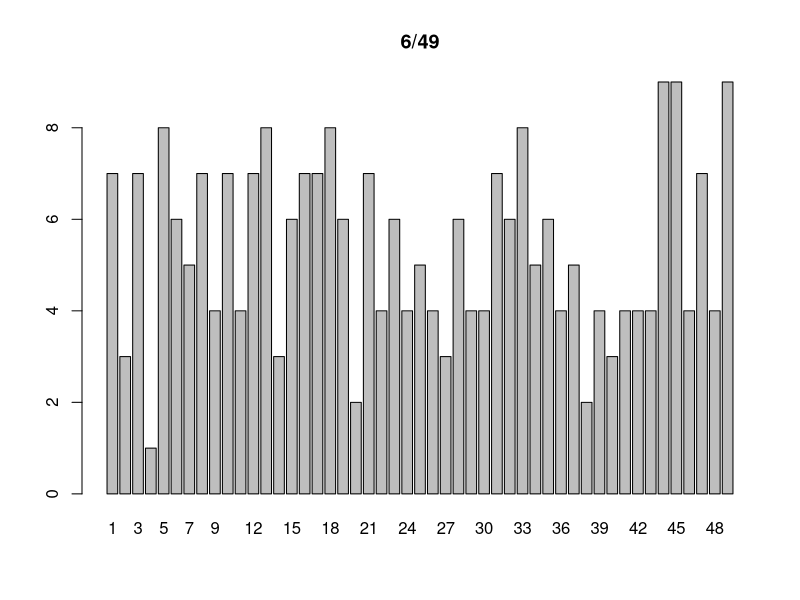
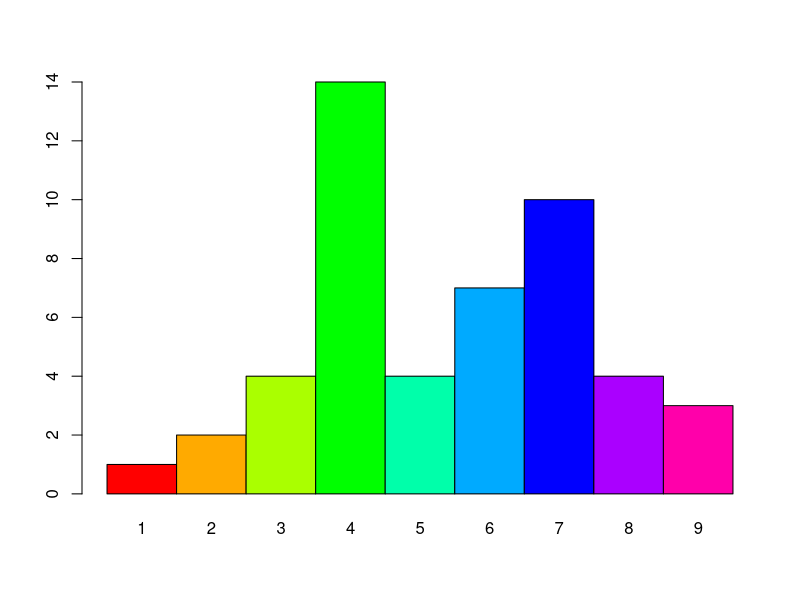

Write R code to recreate these figures, in order. (Note: this script raises an error after producing the figures.)
#Lottery Numbers
#6/49

library(plyr)
setwd("R:\\R\\R-Language-lessons\\Lottery")

doc <- read.csv("LNC.csv", TRUE)
y <- count(doc)
barplot(y$freq, names.arg = y$NUM,main = "6/49")
#?barplot
#hist(doc$NUM , main = "6/49", ylab = "Nums", xlab = "Freq")
y

freqTable.t1 <- table(doc)
freqTable.t1

freqTable.t2 <- sort(freqTable.t1, decreasing = TRUE)
freqTable.t2

barplot(xtabs(~freqTable.t2), space = F, col = rainbow(9))

#export to csv
write.csv(freqTable.t2, file = "result.csv")

data1 <- read.csv("result.csv", header = TRUE)
data1

remCol <- data1[ ,-1]
remCol
names(remCol)
names(remCol) [1] <- "Num"
names(remCol)[2] <- "Frequency"
rownames(remCol) <- NULL
print(remCol, row.names = FALSE)

write.csv(remCol, file = "2Cols.csv", row.names = FALSE)
write.table(remCol, file = "2Col.txt", sep = "\t", row.names = FALSE)

head(remCol) #first 6 most freq nums
remCol[7:12, ] #2nd 6 most freq nums
remCol[13:18, ] #3rd 6 most freq nums
remCol[19:24, ] #4th 6 most freq nums
remCol[25:30, ] #5th 6 most freq nums
remCol[31:36, ] #6th 6 most freq nums
remCol[37:42, ] #7th 6 most freq nums
remCol[43:48, ] #8th 6 most freq nums
remCol[49, ] #THE LONELY NUM :(

write.table(head(remCol), file = "1.first6.txt", sep = "\t", row.names = FALSE)
write.table(remCol[7:12, ], file = "2.second6.txt", sep = "\t", row.names = FALSE)
write.table(remCol[13:18, ], file = "3.third6.txt", sep = "\t", row.names = FALSE)
write.table(remCol[19:24, ], file = "4.fouth6.txt", sep = "\t", row.names = FALSE)
write.table(remCol[25:30, ], file = "5.fifth6.txt", sep = "\t", row.names = FALSE)
write.table(remCol[31:36, ], file = "6.sixth6.txt", sep = "\t", row.names = FALSE)
write.table(remCol[37:42, ], file = "7.seventh6.txt", sep = "\t", row.names = FALSE)
write.table(remCol[43:48, ], file = "8.last6.txt", sep = "\t", row.names = FALSE)
write.table(remCol[49, ], file = "9.theLonelyNumber.txt", sep = "\t", row.names = FALSE)
